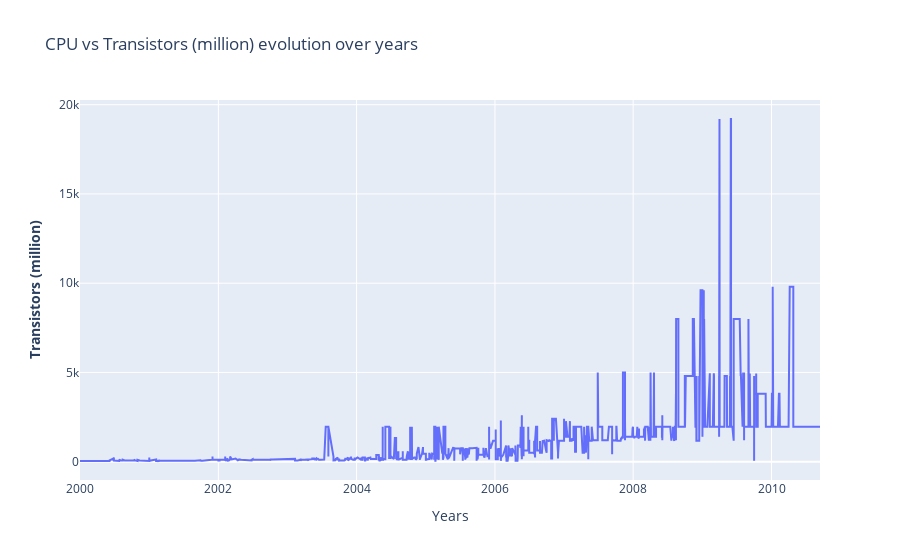
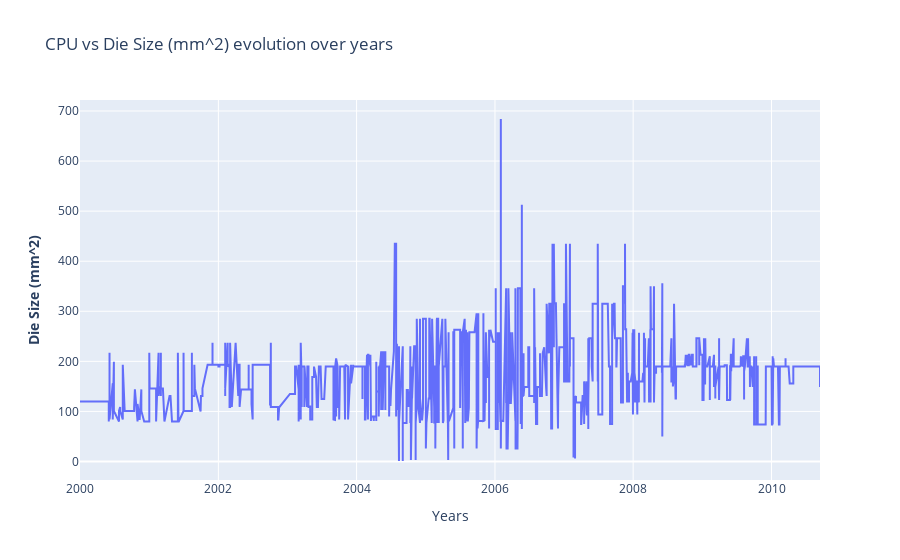

The notebook cell saved with these charts, in order:
### Markdown cell above
#### CPU

### Code cell
fig_transistors = make_subplots()
fig_die = make_subplots()

# Add traces
fig_transistors.add_trace(
    go.Scatter(x= df_an.index, y=df_cpu["Transistors (million)"] ,name= "CPU")
)
# Add figure title
fig_transistors.update_layout(
    title_text="CPU vs Transistors (million) evolution over years"
)
# Set x-axis title
fig_transistors.update_xaxes(title_text="Years")
# Set y-axes titles
fig_transistors.update_yaxes(title_text="<b>Transistors (million)", secondary_y=False)

# Add traces
fig_die.add_trace(
    go.Scatter(x= df_an.index, y=df_cpu["Die Size (mm^2)"] ,name= "CPU")
)
# Add figure title
fig_die.update_layout(
    title_text="CPU vs Die Size (mm^2) evolution over years"
)
# Set x-axis title
fig_die.update_xaxes(title_text="Years")
# Set y-axes titles
fig_die.update_yaxes(title_text="<b>Die Size (mm^2)", secondary_y=False)

fig_transistors.show()
fig_die.show()

### Figure 1 — Plotly figure (JSON) as saved in the notebook; plotly's stock layout.template omitted (floating-point values rounded to 4 significant figures; data arrays with more than 128 entries replaced by an {"elided": "..."} marker saying what was removed)
{"data": [{"name": "CPU", "type": "scatter", "x": {"elided": "4746 str values"}, "y": {"elided": "2140 float values"}}], "layout": {"title": {"text": "CPU vs Transistors (million) evolution over years"}, "xaxis": {"anchor": "y", "domain": [0, 1], "title": {"text": "Years"}}, "yaxis": {"anchor": "x", "domain": [0, 1], "title": {"text": "<b>Transistors (million)"}}}}

### Figure 2 — Plotly figure (JSON) as saved in the notebook; plotly's stock layout.template omitted (floating-point values rounded to 4 significant figures; data arrays with more than 128 entries replaced by an {"elided": "..."} marker saying what was removed)
{"data": [{"name": "CPU", "type": "scatter", "x": {"elided": "4746 str values"}, "y": {"elided": "2140 float values"}}], "layout": {"title": {"text": "CPU vs Die Size (mm^2) evolution over years"}, "xaxis": {"anchor": "y", "domain": [0, 1], "title": {"text": "Years"}}, "yaxis": {"anchor": "x", "domain": [0, 1], "title": {"text": "<b>Die Size (mm^2)"}}}}
